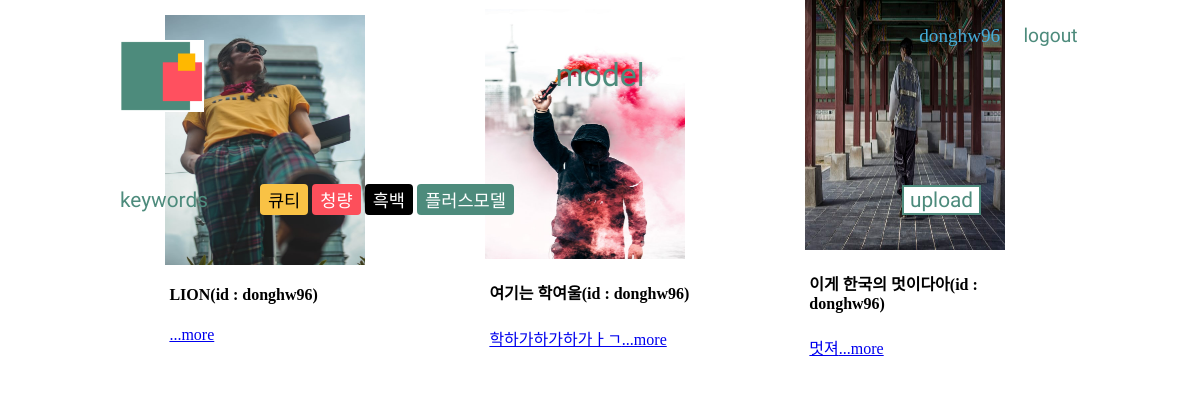
The app's page /posts/model/filter/cool/ (signed in) with its own data.
### user/models.py (models this page shows, shortened)
class User(AbstractBaseUser, PermissionsMixin):
    email = models.EmailField(verbose_name=_('email address'), unique=True, blank=False)
    name = models.CharField('이름', max_length=30, blank=True)
    username = models.CharField('아이디', max_length=30, unique=True, blank=True)
    is_staff = models.BooleanField('스태프 권한', default=False)
    is_active = models.BooleanField('사용중', default=True)
    date_joined = models.DateTimeField('가입일', default=timezone.now)
    ROLE_MODEL = '모델'
    ROLE_PHOTOGRAPHER = '사진작가'
    ROLE_PEOPLE = '일반인'
    CHOICES_PHOTOGRAPHER = (
        (ROLE_MODEL, '모델'),
        (ROLE_PHOTOGRAPHER, '사진작가'),
        (ROLE_PEOPLE, '일반인'),
    )
    role = models.CharField(max_length=4, choices=CHOICES_PHOTOGRAPHER, null=True)
    GENDER_MALE = '남성'
    GENDER_FEMALE = '여성'
    CHOICES_GENDER = (
        (GENDER_MALE, '남성'),
        (GENDER_FEMALE, '여성'),
    )
    gender = models.CharField(max_length=2, choices=CHOICES_GENDER, null=True)
    objects = UserManager()
    USERNAME_FIELD = 'email'  # email을 사용자의 식별자로 설정, user 모델에서 필드의 이름을 설명하는 문자열이다. 유니크 식별자로 사용됨.
    REQUIRED_FIELDS = ['username']  # 필수입력값(createsuperuser 커맨드로 유저를 생성할 때 나타날 필드 이름 목록
    class Meta:
        db_table = 'auth_user'
        verbose_name = _('user')
        verbose_name_plural = _('users')
        swappable = 'AUTH_USER_MODEL'

### posts/models.py (models this page shows, shortened)
class Models(models.Model):
    title = models.CharField(max_length=20)
    text = models.TextField(default='', null=True, blank=True)
    image1 = models.ImageField(upload_to = 'images/')
    image2 = models.ImageField(upload_to = 'images/', default='', null=True, blank=True)
    image3 = models.ImageField(upload_to = 'images/', default='', null=True, blank=True)
    image4 = models.ImageField(upload_to = 'images/', default='', null=True, blank=True)
    image5 = models.ImageField(upload_to = 'images/', default='', null=True, blank=True)
    thumbnail = ImageSpecField(source='image1', processors=[ResizeToFill(120,80)], format='JPEG')
    CATEGORY_CHOICES = (
        ('큐티', '큐티'),
        ('청량', '청량'),
        ('흑백사진', '흑백사진'),
        ('플러스모델', '플러스모델'),
    )
    category = models.CharField(max_length=5, choices=CATEGORY_CHOICES, null=True)

### posts/views.py (the view)
# urls.py: path('model/filter/cool/', views.filter_cool, name="filter_cool"),
def filter_cool(request):
    post_cool = Models.objects.filter(category="청량")
    cool_paginator = Paginator(post_cool, 4)
    cool_page = request.GET.get('page')
    cool_posts = cool_paginator.get_page(cool_page)
    return render(request, 'model/filter_cool.html', {'post_cool': post_cool,
                                                      'cool_posts': cool_posts,
                                                      'cool_paginator': cool_paginator, })

### posts/templates/model/filter_cool.html (shortened to what this page needs)
{% extends 'model/model_base.html' %}
{% block content %}
        <div class="array">
                {% for cool in cool_posts %}
                        <div class="card">
                            <div class="box-1">
                                <img src="{{ cool.image1.url  }}" width="200" height="250">
                            </div>
                            <div class="box-2">
                                <h4>{{ cool.title }}(id : {{ user.username }})</h4>
                                <a href="{% url 'model_detail' cool.id %}"><p>{{ cool.text|slice:":15" }}...more</p></a>
                            </div>
                        </div>
                {% endfor %}
            </div>
{% endblock content %}

### posts/templates/model/model_base.html (shortened to what this page needs)
<head>
    {% load  staticfiles %}
    <link rel="stylesheet" href="{% static 'css/model_photo.css' %}">
</head>
<body>
    <a href="../../../user/templates/user/home.html">
        <img class="logo" src="{% static 'image/logo.png' %}" alt="logo">
    </a>
    <div class="title">
        <p>model</p>
    </div>
    <div class="category">
        {% if user.is_authenticated %}
            <a id="user_name" href="{% url 'profile' user.pk %}">{{ user.username }}</a>
            <a href="{% url 'logout' %}">logout</a>
        {% else %}
            <a href="{% url 'login' %}">login</a>
            <a href="{% url 'signup' %}">registration</a>
        {% endif %}
    </div>
    <div class="a">
        <div class="keywords">
            <div class="inline">
                <a class="keywords_title" href="">keywords</a>
            </div>
            <div class="inline">
                <a href="{% url 'filter_cute' %}"><button class="cute">큐티</button></a>
                <a href="{% url 'filter_cool' %}"><button class="cool">청량</button></a>
                <a href="{% url 'filter_bnw' %}"><button class="mono">흑백</button></a>
                <a href="{% url 'filter_plus' %}"><button class="plus">플러스모델</button></a>
            </div>
            <div class="inline">
                <a href="{% url 'model_post' %}"><button class="upload_post">upload</button></a>
            </div>
        </div>
    </div>
    {% block content %}
    {% endblock %}
</body>

### posts/static/css/model_photo.css (style rules this page uses)
body { margin: 0; padding: 0; overflow-x: hidden; }
.logo { position: absolute; top: 5%; left: 10%; width: 7%; }
.title { position: absolute; display: inline; top: 7%; left: 0; width: 100%; height: 1%; }
.title > p { position: relative; text-align: center; font-family: 'Lacquer', sans-serif; color: rgb(77,139,124); font-size: 2em; margin-top: 0; padding-top: 0; }
.category { z-index: 2; top: 3%; left: 75%; position: absolute; display: inline; }
.category > a { font-family: 'Lacquer', sans-serif; color: rgb(77,139,124); font-size: 1.2em; text-decoration: none; margin-left: 1em; }
#user_name { font-family: 'Alfa Slab One', cursive; color: rgb(68,173,219); }
.a { width: 100%; height: 10%; position: absolute; top: 20%; display: flex; }
.keywords { margin: 2% 0 0 0 ; padding: 0; position: relative; left: 10%; width: 80%; display: inline; }
.inline { display: inline; margin-right: 5%; }
.keywords_title { font-family: 'Lacquer', sans-serif; color: rgb(77,139,124); font-size: 1.3em; text-decoration: none; }
.cute { color: black; font-size: 1.1em; background-color: rgb(249,194,69); border: rgb(249,194,69) 2px solid; border-radius: 4px; }
.cool { color: white; font-size: 1.1em; background-color: rgb(253,79,91); border: rgb(253,79,91) 2px solid; border-radius: 4px; }
.mono { color: white; font-size: 1.1em; background-color: black; border: black 2px solid; border-radius: 4px; }
.plus { color: white; font-size: 1.1em; background-color: rgb(77,139,124); border: rgb(77,139,124) 2px solid; border-radius: 4px; }
.upload_post { border: rgb(77,139,124) 2px solid; font-family: 'Lacquer', sans-serif; color: rgb(77,139,124); font-size: 1.3em; background-color: white; margin-left: 35%; }
.array { display: flex; flex-direction: row; width: 80%; margin-left: 10%; }
.card { margin: auto; display: block; width: 24%; height: 82%; }
.array > .card { background-color: white; border-radius: 4px; }
.box-2 { position: relative; background-color: white; width:96%; height: 20%; margin: 0 2%; padding: 0; }

### records on screen
Models: image1 (picture), title "LION"
Models: image1 (picture), title "여기는 학여울", text "학하가하가하가ㅏㄱ"
Models: image1 (picture), title "이게 한국의 멋이다아", text "멋져"

### other values on screen
{{ user.username }} "donghw96"
